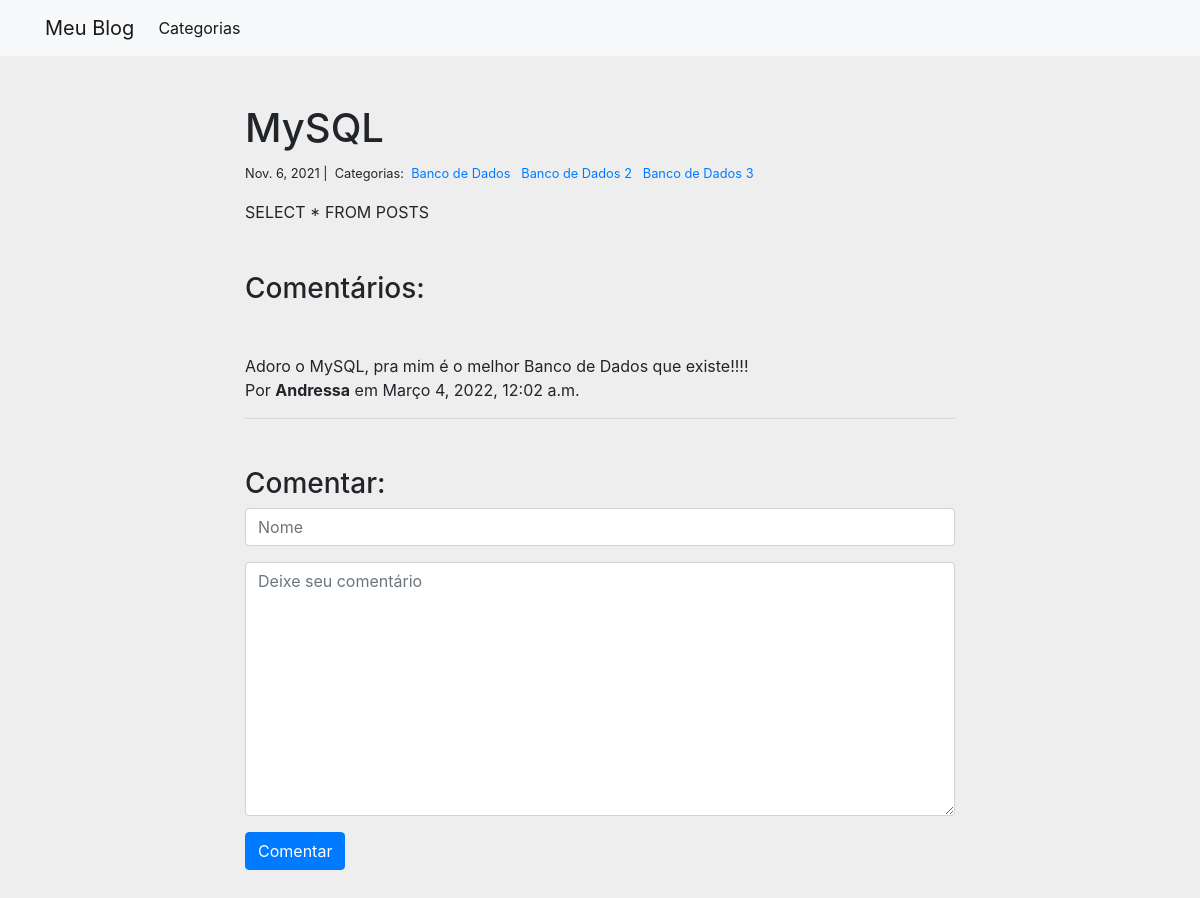
The app's page /blog/2/ with its own data.
### blog/models.py (models this page shows, shortened)
class Post(models.Model):
    titulo = models.CharField(max_length=100)
    conteudo = models.TextField()
    criado_em = models.DateTimeField(auto_now_add=True)
    alterado_em = models.DateTimeField(auto_now=True)
    categorias = models.ManyToManyField(Categoria, related_name='posts')

class Categoria(models.Model):
    nome = models.CharField(max_length=40)

class Comentario(models.Model):
    autor = models.CharField(max_length=100)
    mensagem = models.TextField()
    criado_em = models.DateTimeField(auto_now_add=True)
    post = models.ForeignKey(Post, on_delete=models.CASCADE)

### blog/views.py (the view, shortened to what this page needs)
# urls.py: path('<int:pk>/', visualizar_post, name='visualizar_post'),
def visualizar_post(request, pk):
    post = Post.objects.get(pk=pk)
    comentarios = Comentario.objects.filter(post=post)
    form = ComentarioForm()
    context = {
        'post': post,
        'comentarios': comentarios,
        'form': form
    }
    return render(request, 'visualizar_post.html', context)

### blog/forms.py
class ComentarioForm(forms.Form):
    autor = forms.CharField(
        max_length=60,
        widget=forms.TextInput(
            attrs={
                'class': 'form-control',
                'placeholder': 'Nome',
            }
        )
    )
    mensagem = forms.CharField(
        widget=forms.Textarea(
            attrs={
                'class': 'form-control',
                'placeholder': 'Deixe seu comentário',
            }
        )
    )

### blog/templates/visualizar_post.html (shortened to what this page needs)
{% extends 'base.html' %}
{% block container %}
    <div class="col-md-8 offset-md-2 mt-5">
        <div>
            <h1>{{ post.titulo }}</h1>
            <small>
                {{ post.criado_em.date }} |&nbsp;
                Categorias:&nbsp;
                {% for categoria in post.categorias.all %}
                    <a href="">
                        {{ categoria.nome }}
                    </a>&nbsp;
                {% endfor %}
            </small>
            <p>{{ post.conteudo | linebreaks }}</p>
        </div>
        <div class="mt-5">
            <h3>Comentários:</h3>
            {% for comentario in comentarios %}
                <p class="mt-5">
                    {{ comentario.mensagem }}
                    <br>
                    Por <b>{{ comentario.autor }}</b> em {{ comentario.criado_em }}
                </p>
                <hr>
            {% endfor %}
        </div>
        <div class="my-5">
            <h3>Comentar:</h3>
            <form method="post">
                <div class="form-group">
                    {{ form.autor }}
                </div>
                <div class="form-group">
                    {{ form.mensagem }}
                </div>
                <button type="submit" class="btn btn-primary">Comentar</button>
            </form>
        </div>
    </div>
{% endblock %}

### records on screen
Post: titulo "MySQL", criado_em "Nov. 6, 2021", conteudo "SELECT * FROM POSTS"
Categoria: nome "Banco de Dados"
Categoria: nome "Banco de Dados 2"
Categoria: nome "Banco de Dados 3"
Comentario: mensagem "Adoro o MySQL, pra mim é o melhor Banco de Dados que existe!!!!", autor "Andressa", criado_em "Março 4, 2022, 12:02 a.m."
